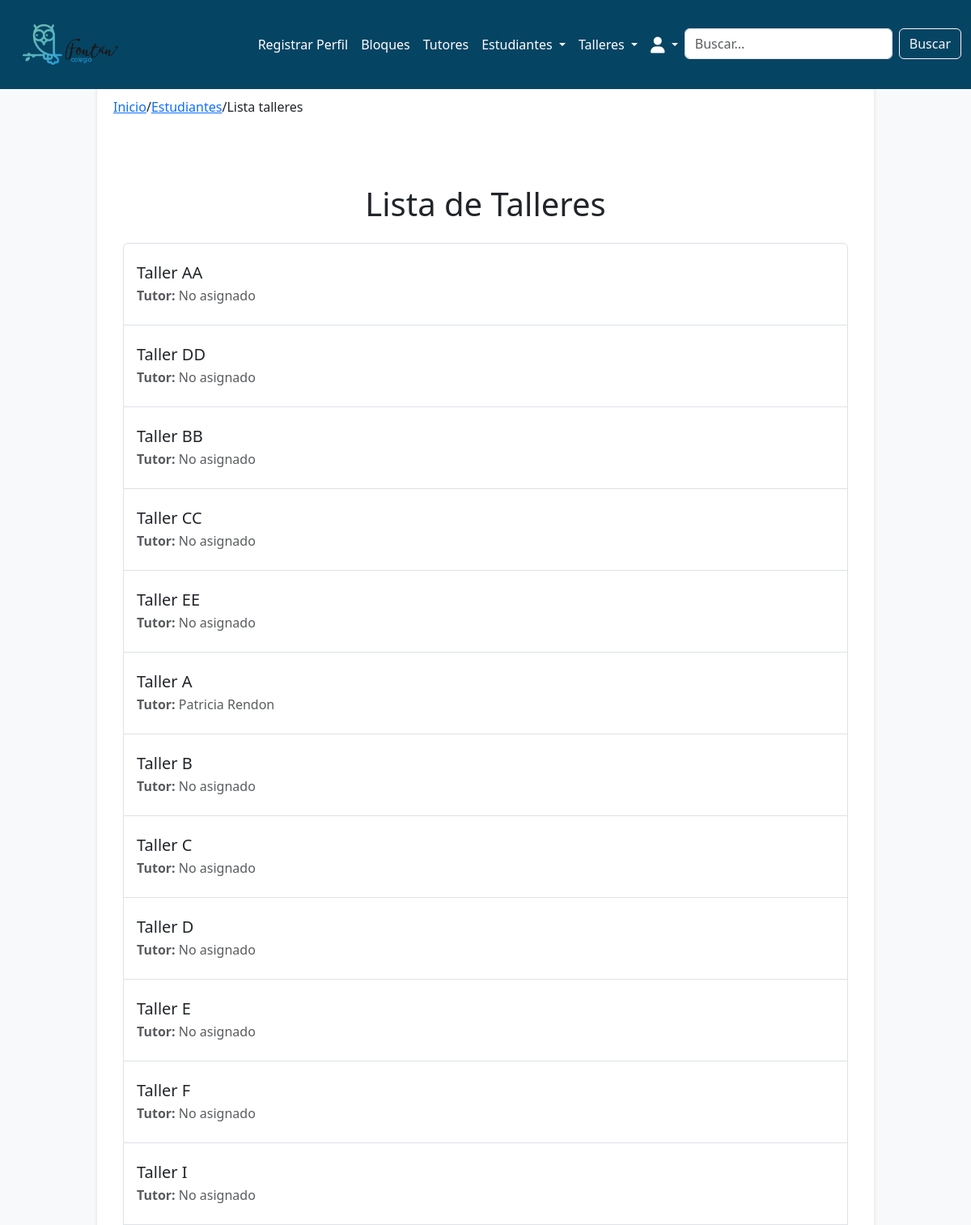
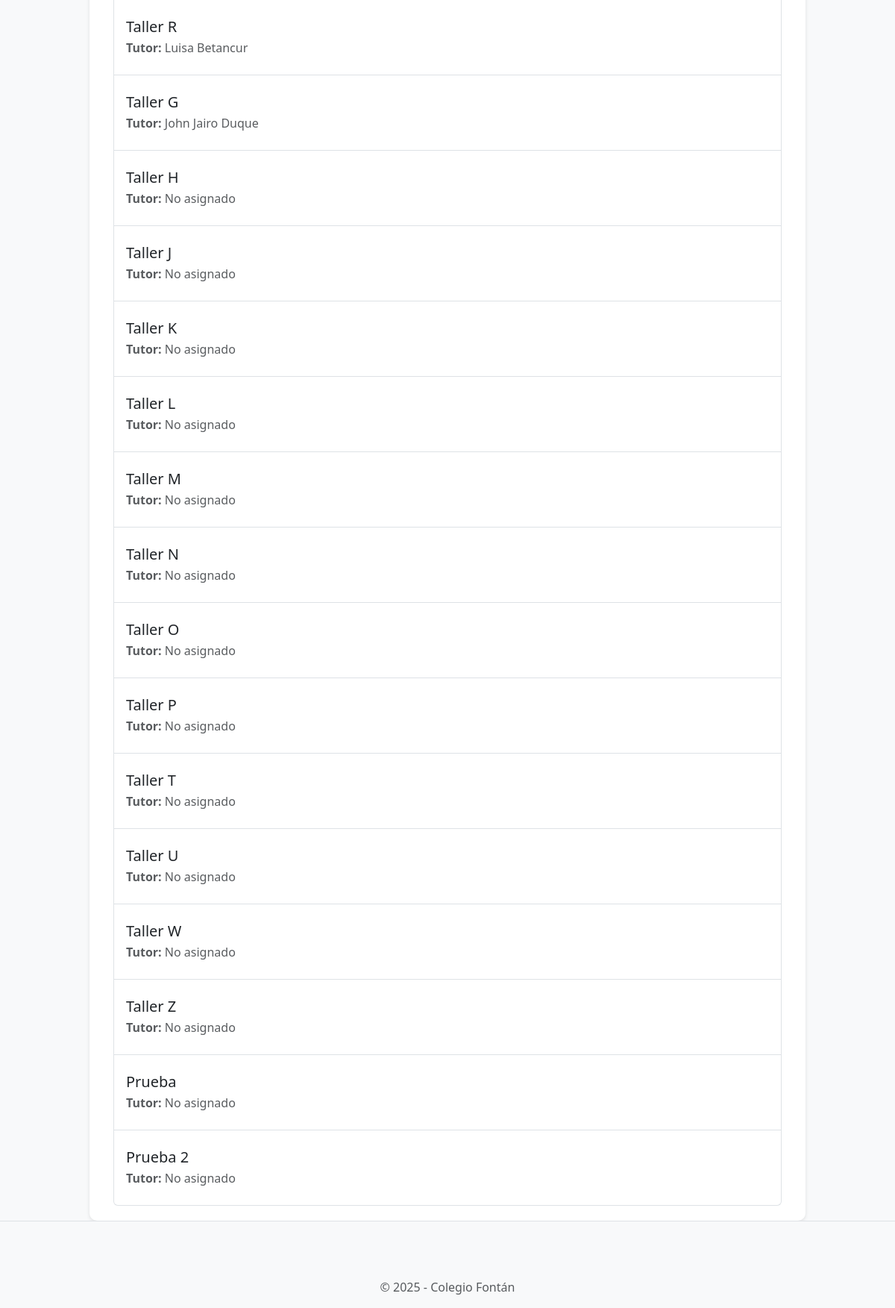
Page /workshops/list/ (signed in) on the committed database (2 pictures, top to bottom).
### workshops/models.py (models this page shows, shortened)
class Workshop(models.Model):
    WORKSHOP_TYPES = [
        ('primary', 'Primaria'),
        ('high_school', 'Bachillerato'),
        ('collective', 'Colectivo'),
    ]
    workshop_id = models.AutoField(primary_key=True)
    name = models.CharField(max_length=100, unique=True)
    tutor = models.ForeignKey(
        'tutors.Tutor',
        on_delete=models.SET_NULL,
        null=True,
        blank=True,
        related_name='workshops'  # Esta línea permite acceder a los talleres desde el tutor
    )
    max_capacity = models.IntegerField(default=25)
    type = models.CharField(
        max_length=20,
        choices=WORKSHOP_TYPES,
        default='primary'
    )

### tutors/models.py (models this page shows, shortened)
class Tutor(models.Model):
    tutor_id = models.AutoField(primary_key=True)
    user = models.OneToOneField(
        User,
        on_delete=models.CASCADE,
        related_name="tutor_profile"
    )
    student = models.ForeignKey(
        Student,
        on_delete=models.SET_NULL,
        null=True,
        blank=True
    )

### workshops/views.py (the view)
# urls.py: path('list/', views.list_workshops, name='list_workshops'),
def list_workshops(request):
    workshops = Workshop.objects.all()
    return render(request, 'workshops/list.html', {'workshops': workshops})

### workshops/templates/workshops/list.html
{% extends 'base.html' %}
{% block breadcrumb %}
  <a href="{% url 'home.home' %}">Inicio</a>
  <span>/</span>
  <a href="{% url 'students.student_list' %}">Estudiantes</a>
  <span>/</span>
  <span>Lista talleres</span>
{% endblock %}
{% block content %}
<div class="container mt-4">
  <h1 class="text-center mb-4">Lista de Talleres</h1>
  <div class="list-group">
    {% for workshop in workshops %}
      <a
        href="{% url 'workshops:students_by_workshop' workshop.workshop_id %}"
        class="list-group-item list-group-item-action py-4"
      >
        <h5 class="mb-1">{{ workshop.name }}</h5>
        <p class="mb-0 text-muted">
          <strong>Tutor:</strong>
          {% if workshop.tutor %}
            {{ workshop.tutor.user.first_name }} {{ workshop.tutor.user.last_name }}
          {% else %}
            No asignado
          {% endif %}
        </p>
      </a>
    {% endfor %}
  </div>
</div>
{% endblock %}

### horariosfontanproyecto/templates/base.html (style rules this page uses)
body { background-color: #f8f9fa; }
.container { max-width: 960px; margin: 0 auto; }

### horariosfontanproyecto/templates/navbar.html (style rules this page uses)
:root { --primary-color: #064463; --secondary-color: #1C5471; --hover-color: #163E59; --text-color: #fff; --bg-color: #f9f9f9; }

### rows in the picture
Workshop: name "Taller AA", shows "No asignado"
Workshop: name "Taller DD", shows "No asignado"
Workshop: name "Taller BB", shows "No asignado"
Workshop: name "Taller CC", shows "No asignado"
Workshop: name "Taller EE", shows "No asignado"
Workshop: name "Taller A", tutor.user.first_name "Patricia", tutor.user.last_name "Rendon"
Workshop: name "Taller B", shows "No asignado"
Workshop: name "Taller C", shows "No asignado"
Workshop: name "Taller D", shows "No asignado"
Workshop: name "Taller E", shows "No asignado"
Workshop: name "Taller F", shows "No asignado"
Workshop: name "Taller I", shows "No asignado"
Workshop: name "Taller R", tutor.user.first_name "Luisa", tutor.user.last_name "Betancur"
Workshop: name "Taller G", tutor.user.first_name "John Jairo", tutor.user.last_name "Duque"
Workshop: name "Taller H", shows "No asignado"
Workshop: name "Taller J", shows "No asignado"
Workshop: name "Taller K", shows "No asignado"
Workshop: name "Taller L", shows "No asignado"
Workshop: name "Taller M", shows "No asignado"
Workshop: name "Taller N", shows "No asignado"
Workshop: name "Taller O", shows "No asignado"
Workshop: name "Taller P", shows "No asignado"
Workshop: name "Taller T", shows "No asignado"
Workshop: name "Taller U", shows "No asignado"
Workshop: name "Taller W", shows "No asignado"
Workshop: name "Taller Z", shows "No asignado"
Workshop: name "Prueba", shows "No asignado"
Workshop: name "Prueba 2", shows "No asignado"
